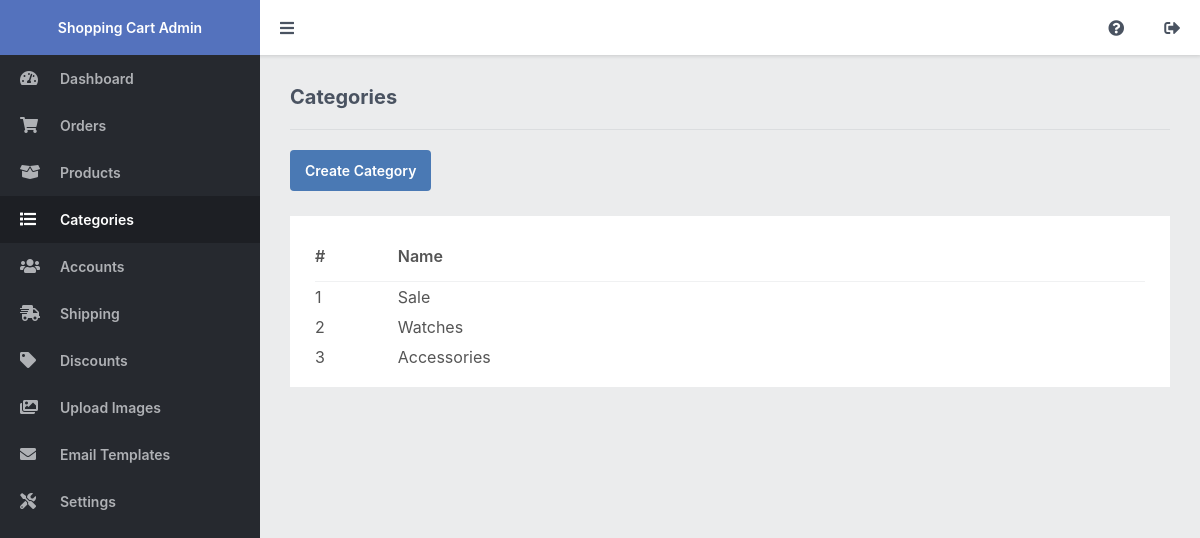
/admin/index.php?page=categories (signed in), run on the app's committed database.
### tables this page shows
CREATE TABLE IF NOT EXISTS `categories` (
`id` int(11) NOT NULL AUTO_INCREMENT,
  `name` varchar(255) NOT NULL,
  PRIMARY KEY (`id`)
);

### admin/index.php (called while the page is built, shortened)
<?php
include '../functions.php';
$page = isset($_GET['page']) && file_exists($_GET['page'] . '.php') ? $_GET['page'] : 'dashboard';
include $page . '.php';
?>

### admin/categories.php (the view, shortened to what this page needs)
<?php
$stmt = $pdo->prepare('SELECT * FROM categories');
$stmt->execute();
$categories = $stmt->fetchAll(PDO::FETCH_ASSOC);
?>
<?=template_admin_header('Categories', 'categories')?>
<h2>Categories</h2>
<div class="links">
    <a href="index.php?page=category">Create Category</a>
</div>
<div class="content-block">
    <div class="table">
        <table>
            <thead>
                <tr>
                    <td>#</td>
                    <td>Name</td>
                </tr>
            </thead>
            <tbody>
                <?php if (empty($categories)): ?>
                <tr>
                    <td colspan="8" style="text-align:center;">There are no categories</td>
                </tr>
                <?php else: ?>
                <?php foreach ($categories as $category): ?>
                <tr class="details" onclick="location.href='index.php?page=category&id=<?=$category['id']?>'">
                    <td><?=$category['id']?></td>
                    <td><?=$category['name']?></td>
                </tr>
                <?php endforeach; ?>
                <?php endif; ?>
            </tbody>
        </table>
    </div>
</div>
<?=template_admin_footer()?>

### admin/admin.css (style rules this page uses)
* { box-sizing: border-box; font-family: -apple-system, BlinkMacSystemFont, "segoe ui", roboto, oxygen, ubuntu, cantarell, "fira sans", "droid sans", "helvetica neue", Arial, sans-serif; font-size: 16px; -webkit-font-smoothing: antialiased; -moz-osx-font-smoothing: grayscale; }
html { height: 100%; }
body { position: relative; min-height: 100%; color: #555555; background-color: #ebeced; margin: 0; }
h1, h2, h3, h4, h5 { color: #4a5361; margin: 0; padding: 0; }
main h2 { font-size: 20px; padding-bottom: 20px; border-bottom: 1px solid #dbdddf; }
main .content-block { background-color: #fff; margin-top: 25px; padding: 15px; }
main .table { padding: 0 10px; }
main .table table { width: 100%; border-collapse: collapse; }
main .table table thead td { font-weight: 600; padding: 15px 0; }
main .table table thead tr { border-bottom: 1px solid #f0f1f2; }
main .table table tbody td { padding: 5px 0; }
main .table table .details { cursor: pointer; }
main .links { display: flex; flex-flow: wrap; padding-top: 20px; }
main .links a { display: inline-flex; text-decoration: none; background: #4a79b4; color: #FFFFFF; padding: 12px 15px; margin-right: 10px; font-size: 14px; font-weight: 600; border-radius: 4px; }

### data on the page
categories: id "1", name "Sale"
categories: id "2", name "Watches"
categories: id "3", name "Accessories"
